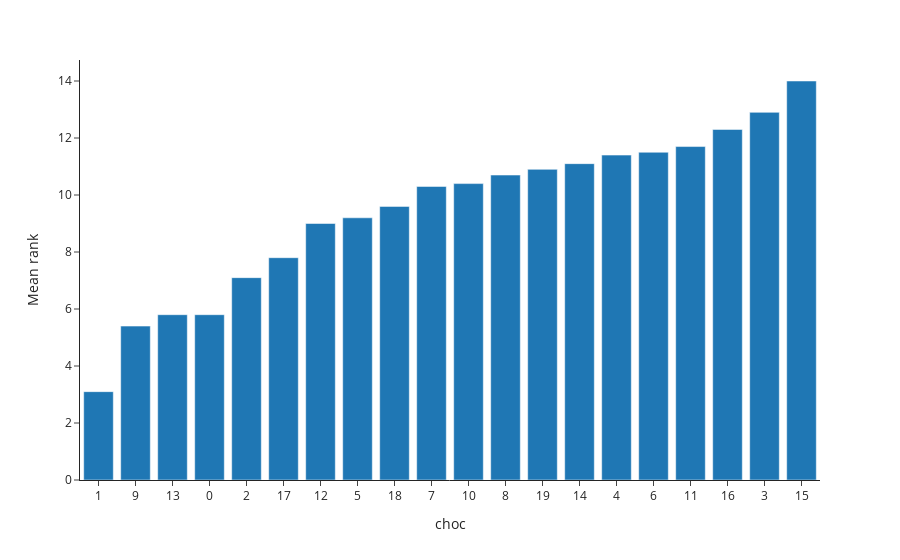

The code cell stored with this chart in its notebook:
### Markdown cell above
Visualising the mean ranks given to the chocolates in the simulated process, it appears that a pattern similar to that in the real data is capable of being produced. Here, one chocolate has a much higher mean rank than the others, then a group of chocolate are closely following, before a large number of chocolates have very similar mean ranks, and finally a few chocolates perform substantially worse in turn. This is similar to what was observed in the real data, i.e. that many chocolates do not have much between them in terms of mean rank, while a few perform markedly better or worse.

### Code cell
vizrank.plot_rank_means(rank_prior_df)

### Figure 1 — Plotly figure (JSON) as saved in the notebook; plotly's stock layout.template omitted (floating-point values rounded to 4 significant figures)
{"data": [{"alignmentgroup": "True", "hovertemplate": "choc=%{x}<br>rank=%{y}<extra></extra>", "legendgroup": "", "marker": {"color": "#1F77B4", "pattern": {"shape": ""}}, "name": "", "offsetgroup": "", "orientation": "v", "showlegend": false, "textposition": "auto", "type": "bar", "x": ["1", "9", "13", "0", "2", "17", "12", "5", "18", "7", "10", "8", "19", "14", "4", "6", "11", "16", "3", "15"], "xaxis": "x", "y": [3.1, 5.4, 5.8, 5.8, 7.1, 7.8, 9, 9.2, 9.6, 10.3, 10.4, 10.7, 10.9, 11.1, 11.4, 11.5, 11.7, 12.3, 12.9, 14], "yaxis": "y"}], "layout": {"barmode": "relative", "legend": {"tracegroupgap": 0}, "margin": {"t": 60}, "showlegend": false, "xaxis": {"anchor": "y", "domain": [0, 1], "title": {"text": "choc"}}, "yaxis": {"anchor": "x", "domain": [0, 1], "title": {"text": "Mean rank"}}}}
